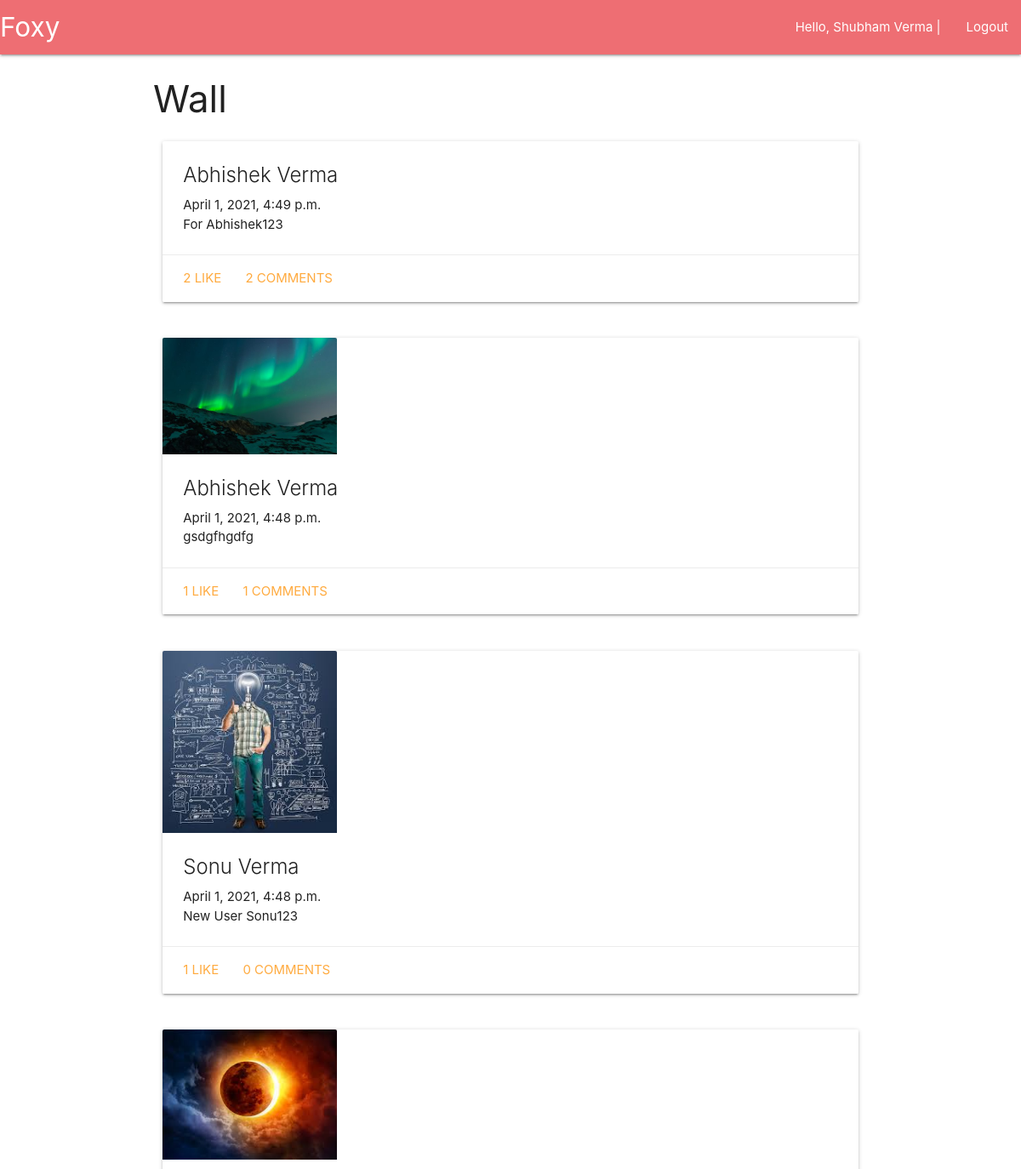
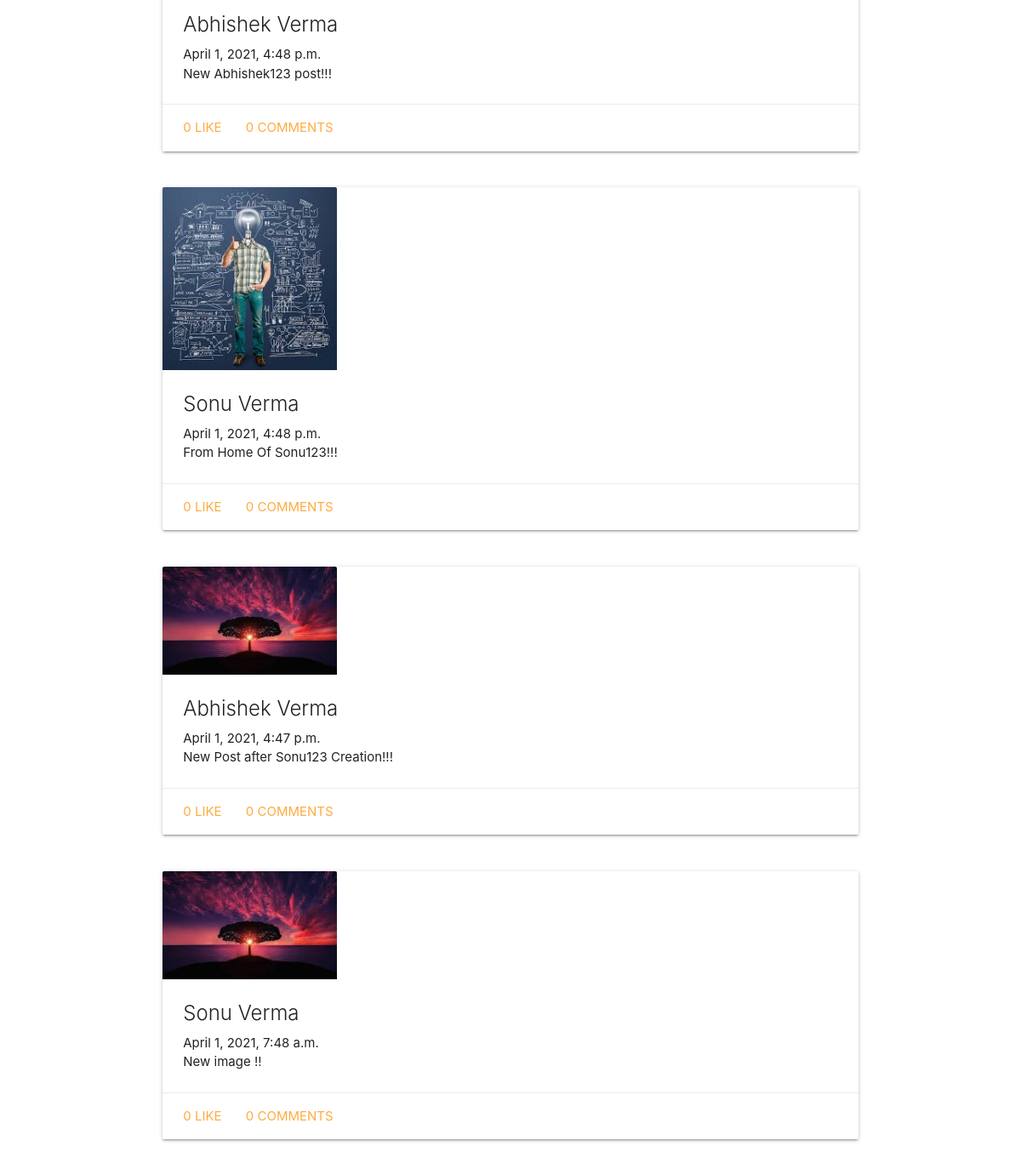
The app's page / (signed in) with its own data (2 pictures, top to bottom).
### social/models.py (models this page shows, shortened)
class Post(models.Model):
    user = models.ForeignKey(User, on_delete = models.CASCADE)
    created_at = models.DateTimeField(auto_now = True)
    content = models.TextField()
    image = models.ImageField(blank = True)

### social/views.py (the view)
# urls.py: path('',views.Wall.as_view())
class Wall(LoginRequiredMixin ,ListView):
    context_object_name = 'posts'
    template_name = 'social/wall.html'
    login_url = 'auth/login'
    def get_queryset(self):
        friendIds = [friend.person2.id for friend in models.Friends.objects.filter(person1 = self.request.user)]
        friendIds = friendIds + [friend.person1.id for friend in models.Friends.objects.filter(person2 = self.request.user)]
        return models.Post.objects.filter(user__in = friendIds).order_by('-created_at')
        '''return models.Post.objects.filter(
           (Q(user__person1 = self.request.user.pk) | Q(user__person2 = self.request.user.pk)) &
           ~Q(user = self.request.user)
        ).order_by('-created_at')
        '''

### templates/social/wall.html
{% extends 'base.html' %}
{% block content %}
    <div class="container">
        <h3>Wall</h3>
        {% for post in posts %}
            <div class="row">
                <div class="col s12">
                    {% include 'social/components/post.html' %}
                </div>
            </div>
        {% endfor %}
    </div>
{% endblock %}

### templates/base.html (shortened to what this page needs)
<!DOCTYPE html>
<html lang="en">
<head>
    <link rel="stylesheet" href="https://cdnjs.cloudflare.com/ajax/libs/materialize/1.0.0/css/materialize.min.css">
</head>
<body>
    <nav style="margin-bottom: 1.5rem;">
        <div class="nav-wrapper">
          <a href="#" class="brand-logo">Foxy</a>
          <ul id="nav-mobile" class="right hide-on-med-and-down">
            {% if user.is_authenticated %}
                <li> <a href="/home">Hello, {{ user.first_name }} {{ user.last_name }} |</a> </li>
                <li><a href="auth/logout">Logout</a></li>
            {% else %}
            <li><a href="auth/login">Login</a></li>
            {% endif %}
          </ul>
        </div>
      </nav>
    {% block content %} {% endblock %}
</body>
</html>

### templates/social/components/post.html (shortened to what this page needs)
<div class="card">
    <div class="card-image">
      {% if post.image %}
        <img src="/media/{{ post.image }}" style="width:25%">
      {% endif %}
    </div>
    <div class="card-content">
      <span class="card-title">{{ post.user.first_name }} {{ post.user.last_name }}</span>
      <span>{{ post.created_at }}</span>
      <p>
          {{ post.content }}
      </p>
    </div>
    <div class="card-action">
      <a href="#" onclick="likePost({{ post.id }})">{{ post.like_set.count }} Like</a>
      <a  class="modal-trigger" href="#postModal{{ post.id }}">{{ post.comment_set.count }} Comments</a>
    </div>
  </div>

### records on screen
Post: user.first_name "Abhishek", user.last_name "Verma", created_at "April 1, 2021, 4:49 p.m.", content "For Abhishek123", like_set.count "2", comment_set.count "2"
Post: image (picture), user.first_name "Abhishek", user.last_name "Verma", created_at "April 1, 2021, 4:48 p.m.", content "gsdgfhgdfg", like_set.count "1", comment_set.count "1"
Post: image (picture), user.first_name "Sonu", user.last_name "Verma", created_at "April 1, 2021, 4:48 p.m.", content "New User Sonu123", like_set.count "1", comment_set.count "0"
Post: image (picture), user.first_name "Abhishek", user.last_name "Verma", created_at "April 1, 2021, 4:48 p.m.", content "New Abhishek123 post!!!", like_set.count "0", comment_set.count "0"
Post: image (picture), user.first_name "Sonu", user.last_name "Verma", created_at "April 1, 2021, 4:48 p.m.", content "From Home Of Sonu123!!!", like_set.count "0", comment_set.count "0"
Post: image (picture), user.first_name "Abhishek", user.last_name "Verma", created_at "April 1, 2021, 4:47 p.m.", content "New Post after Sonu123 Creation!!!", like_set.count "0", comment_set.count "0"
Post: image (picture), user.first_name "Sonu", user.last_name "Verma", created_at "April 1, 2021, 7:48 a.m.", content "New image !!", like_set.count "0", comment_set.count "0"

### other values on screen
{{ user.first_name }} "Shubham"
{{ user.last_name }} "Verma"
